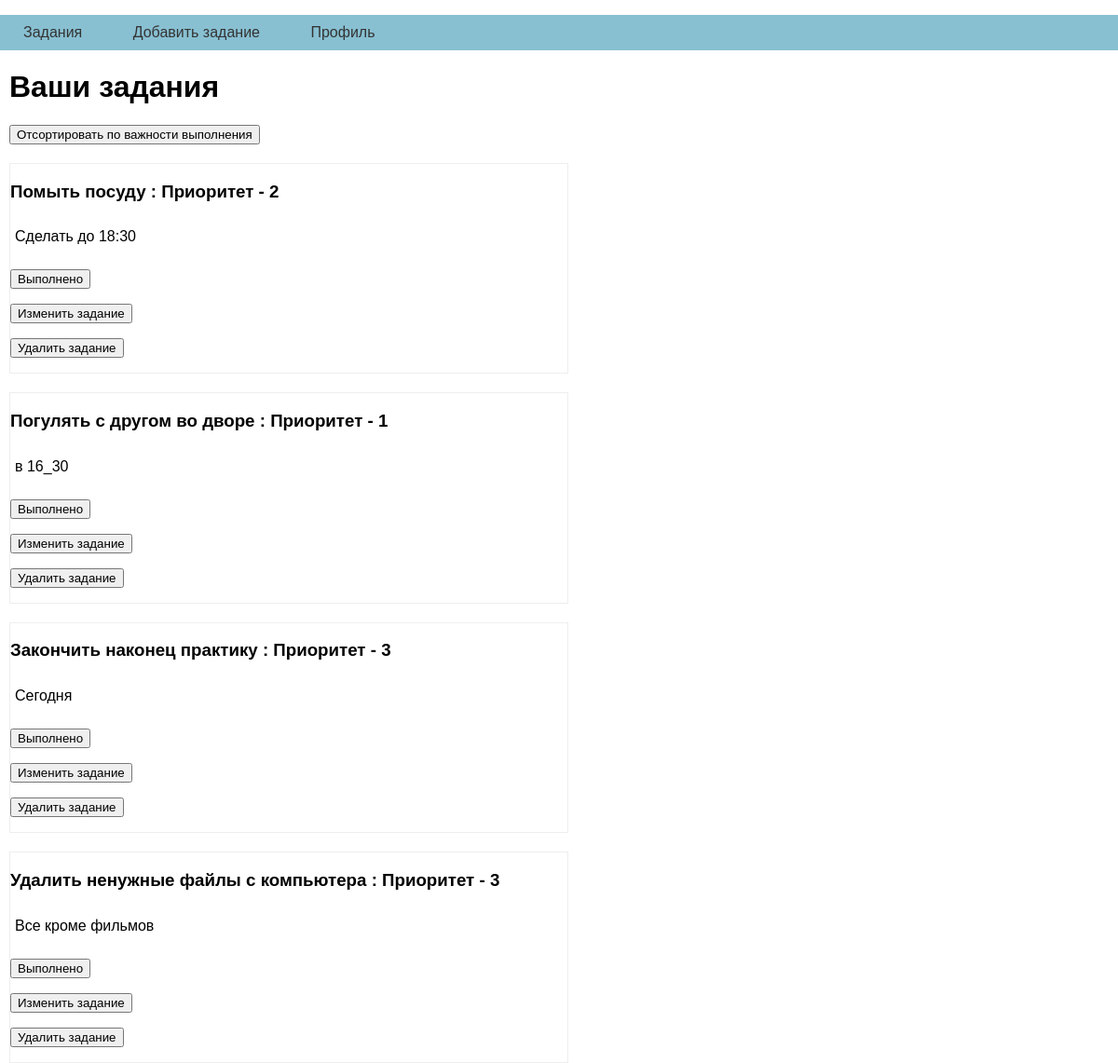
Page /user_index (signed in) on the committed database.
### tables this page shows
CREATE TABLE "usermenu" (
	"id"	integer,
	"title"	text NOT NULL,
	"url"	text NOT NULL,
	PRIMARY KEY("id" AUTOINCREMENT)
);

CREATE TABLE tasks (
id integer PRIMARY KEY AUTOINCREMENT,
task text NOT NULL,
importance integer NOT NULL,
status text NOT NULL,
user_id integer NOT NULL,
description text NOT NULL,
time NUMERIC NOT NULL,
FOREIGN KEY (user_id) REFERENCES users(id)
);

### app.py (the view)
@app.route("/user_index")
@login_required
def user_index():
    user_id = current_user.get_id()
    tasks = dbase.getSortedTasksByTime(user_id)
    if not tasks[0]:
        return render_template('user_index.html', menu=dbase.getUserMenu(), tasks=[], title='У Вас пока нет ни одного задания')
    return render_template('user_index.html', menu=dbase.getUserMenu(), tasks=tasks, title='Ваши задания')

### FDataBase.py (called while the page is built)
    def getUserMenu(self):
        sql = ''' SELECT * FROM usermenu '''
        try:
            self.__cur.execute(sql)
            res = self.__cur.fetchall()
            if res: return res
        except:
            print("Ошибка чтения из БД")
        return []

    def getUser(self, user_id):
        try:
            self.__cur.execute(f"SELECT * FROM users WHERE id = '{user_id}' LIMIT 1")
            res = self.__cur.fetchone()
            if not res:
                print("Пользователь не найден")
                return False
            return res
        except sqlite3.Error as e:
            print("Ошибка получения данных из БД " + str(e))
        return False

    def getSortedTasksByTime(self, id_user):
        try:
            self.__cur.execute(f"SELECT id, task, description, importance FROM tasks WHERE user_id = '{id_user}' AND status = 'В процессе' ORDER BY time ASC")
            res = self.__cur.fetchall()
            if res:
                return res
        except sqlite3.Error as e:
            print("Ощибка получения статьи из БД " + str(e))
        return False, False

### UserLogin.py (called while the page is built)
    def fromDB(self, user_id, db):
        self.__user = db.getUser(user_id)
        return self

    def get_id(self):
        return str(self.__user['id'])

### app.py (called while the page is built)
@login_manager.user_loader
def load_user(user_id):
    return UserLogin().fromDB(user_id, dbase)

def connect_db():
    conn = sqlite3.connect(app.config['DATABASE'])
    conn.row_factory = sqlite3.Row
    return conn

def get_db():
    if not hasattr(g, 'link_db'):
        g.link_db = connect_db()
    return g.link_db

@app.before_request
def before_request():
    global dbase
    db = get_db()
    dbase = FDataBase(db)

### templates/user_index.html
{% extends 'base.html' %}
{% block content %}
{{ super() }}
<form action="{{ url_for('sort_tasks_imp') }}" method="get">
<p> <input type="submit" value="Отсортировать по важности выполнения"></p>
</form>
<ul class="list-tasks">
{% for t in tasks %}
<li>
<p class="task"><h3>{{t.task}} : Приоритет - {{t.importance}}</h3></p>
<p class="annonce">{{ t.description | striptags  }}</p>
<form action="{{ url_for('task_complete', task_id=t.id) }}" method="post">
<p> <input type="submit" value="Выполнено"></p>
</form>
<form action="{{ url_for('change_task', task_id=t.id) }}" method="post">
<p> <input type="submit" value="Изменить задание"></p>
</form>
<form action="{{ url_for('delete_task', task_id=t.id) }}" method="post">
<p> <input type="submit" value="Удалить задание"></p>
</form>
</li>
{% endfor %}
</ul>
{% endblock %}

### templates/base.html (shortened to what this page needs)
<!DOCTYPE html>
<html>
<head>
<link type="text/css" href="{{ url_for('static', filename='css/styles.css')}}" rel="stylesheet" />
</head>
<body>
{% block content -%}
{%- block mainmenu -%}
<ul class="mainmenu">
{% for p in menu %}
<li><a href="{{url_for(p.url)}}">{{p.title}}</a></li>
{% endfor %}
</ul>
{% endblock mainmenu -%}
<div class="content">
	{% if title -%}
<h1>{{title}}</h1>
	{% else -%}
<h1>Time management</h1>
	{% endif -%}
{% endblock -%}
</div>
</body>
</html>

### static/css/styles.css (style rules this page uses)
html, body { font-family: 'Arial'; margin: 0; padding: 0; height: 100%; width: 100%; }
a { color: #0059b2; text-decoration: none; }
ul.mainmenu { padding: 0; list-style: none; background: rgb(136, 192, 210); }
ul.mainmenu li { display: inline-block; }
ul.mainmenu li a { display: block; padding: 10px 25px; color: #333; text-decoration: none; }
div.content { margin: 10px; }
ul.list-tasks { list-style: none; margin: 0; padding: 0; max-width: 600px; }
ul.list-tasks li { margin: 20px 0 0 0; border: 1px solid #eee; }
ul.list-tasks .annonce { margin: 0; padding: 10px 5px 10px 5px; }

### rows in the picture
usermenu: title "Задания"
usermenu: title "Добавить задание"
usermenu: title "Профиль"
tasks: task "Помыть посуду", importance "2", description "Сделать до 18:30"
tasks: task "Погулять с другом во дворе", importance "1", description "в 16_30"
tasks: task "Закончить наконец практику", importance "3", description "Сегодня"
tasks: task "Удалить ненужные файлы с компьютера", importance "3", description "Все кроме фильмов"

### other values in the picture
{{ title }} "Ваши задания"
